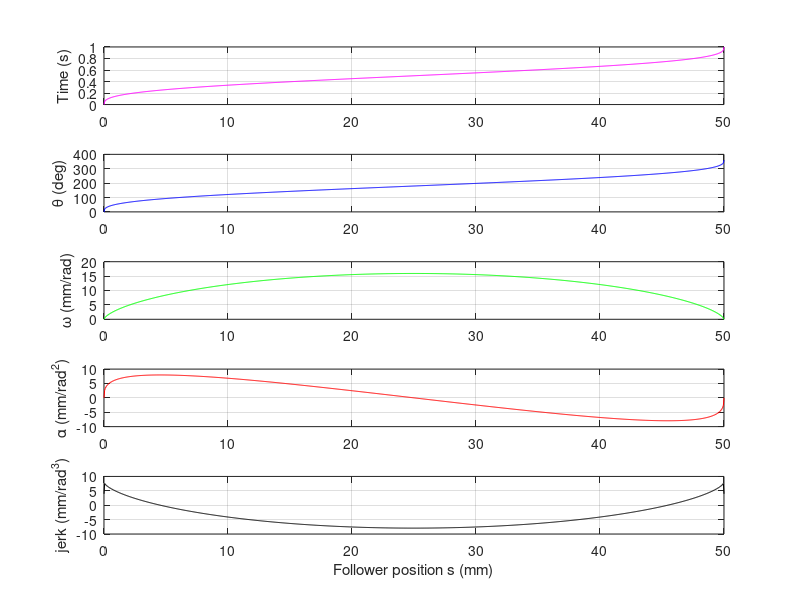

This figure's MATLAB source: (Note: this script raises an error after producing the figure.)
clear; clc; close all;

% Parameters
S = 50;                  % Total stroke [mm]
theta_max = 2*pi;        % Total cam angle [rad]
n_points = 1000;         % Resolution
omega_const = 2 * pi;    % Constant angular speed [rad/s] = 1 rev/sec

% Angular position
theta = linspace(0, theta_max, n_points);

% Motion law: cycloidal (example)
s = S * (theta/theta_max - (1/(2*pi))*sin(2*pi*theta/theta_max));

% Compute derivatives wrt theta
dtheta = theta(2) - theta(1);
v = gradient(s, dtheta);           % Linear velocity ds/dθ
a = gradient(v, dtheta);           % Linear acceleration
j = gradient(a, dtheta);           % Jerk

% Invert s(θ) to θ(s)
s_unique = linspace(min(s), max(s), n_points);
theta_s = interp1(s, theta, s_unique, 'pchip');
omega_s = interp1(s, v, s_unique, 'pchip');
alpha_s = interp1(s, a, s_unique, 'pchip');
jerk_s = interp1(s, j, s_unique, 'pchip');

% Time calculation (assuming constant angular speed)
time_s = theta_s / omega_const;  % t = θ / ω

% Convert to degrees for theta
theta_s_deg = rad2deg(theta_s);

% Plot all quantities over follower position s
figure;

subplot(5,1,1)
plot(s_unique, time_s, 'm'); ylabel('Time (s)'); grid on;

subplot(5,1,2)
plot(s_unique, theta_s_deg, 'b'); ylabel('\theta (deg)'); grid on;

subplot(5,1,3)
plot(s_unique, omega_s, 'g'); ylabel('\omega (mm/rad)'); grid on;

subplot(5,1,4)
plot(s_unique, alpha_s, 'r'); ylabel('\alpha (mm/rad^2)'); grid on;

subplot(5,1,5)
plot(s_unique, jerk_s, 'k'); ylabel('jerk (mm/rad^3)'); xlabel('Follower position s (mm)'); grid on;

sgtitle('Cylindrical Cam Kinematics vs Follower Displacement');
